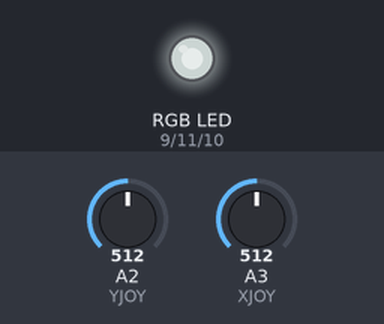
This sketch was run on a simulated Arduino Uno, built with avr-gcc and run on an emulated ATmega328P. Parts: an RGB LED mixed from three pins (HIGH = lit). The test bench sets the inputs (shaded band); at power-on: A2 (YJOY) = 512, A3 (XJOY) = 512. Dim RGB values are drawn brighter than linear.

Above: at 1.2 s.
1.3 s: A2 (YJOY) set to 716
At 1.6 s:
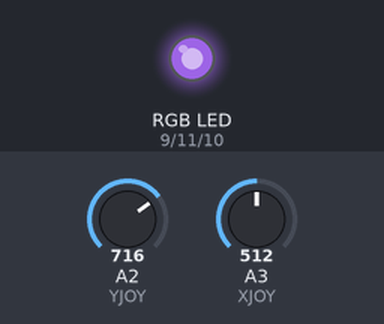
2.8 s: A3 (XJOY) set to 716
At 3.3 s:
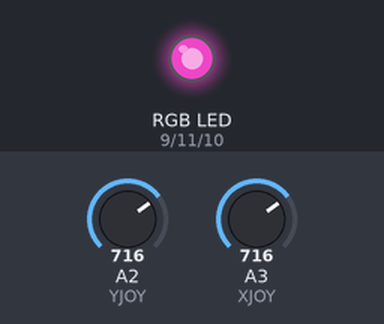
4.3 s: A2 (YJOY) set to 900
At 5.1 s:
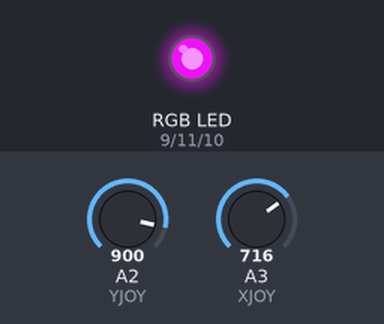
5.8 s: A3 (XJOY) set to 900
At 6.8 s:
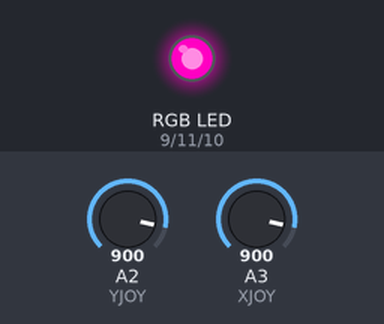
7.3 s: A3 (XJOY) set to 1023
At 8.5 s:
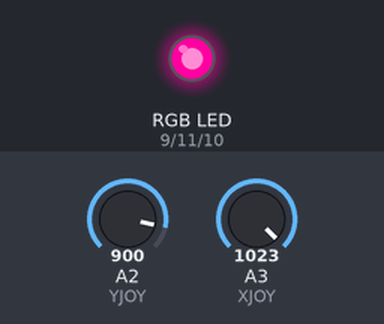
8.8 s: A2 (YJOY) set to 511
At 10.3 s:
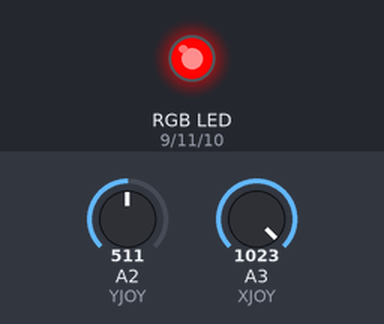
Timing chart, 0 to 11.3 s (numbered marks = the images above; inputs shaded):
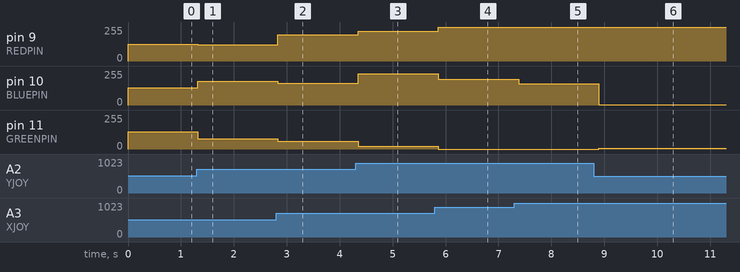

The sketch:

colorJoy.ino
```cpp
#include <color.h>

// Joystick connected to A2 and A3
// The angle represents the hue (0-360), with red being 0 degrees, green 120 and blue 240.
// Saturation is distance from the center, with 0 (the center) being white and 1 (on the circumference) being fully saturated
// Lightness is fixed

#define REDPIN 9
#define GREENPIN 11
#define BLUEPIN 10
#define BUTTON 12
#define XJOY 3
#define YJOY 2
int diameter = 1024; // hypotenuse of 1024x1024
int centerY = 515; // Calibrate to joystick
int centerX = 525; // Calibrate
int radius = diameter - centerY;
int leds[] = {REDPIN, GREENPIN, BLUEPIN};
float lightness = 0.5;
Color cur_color = Color(1, 1, 1);
const unsigned int BAUD_RATE = 9600;

#define FADESPEED 5 // make this higher to slow down
void setup() {
  pinMode(REDPIN, OUTPUT);
  pinMode(GREENPIN, OUTPUT);
  pinMode(BLUEPIN, OUTPUT);
  pinMode(YJOY, INPUT);
  pinMode(XJOY, INPUT);
  pinMode(BUTTON, INPUT);
  Serial.begin(BAUD_RATE);
}
void loop() {
  int y, x, r, g, b;
  y = analogRead(YJOY);
  x = analogRead(XJOY);

  float dx = abs(x - centerX);
  float dy = abs(y - centerY);
  float angle = atan(dy / dx) / PI * 180;
  float dist = pow((pow(dx, 2) + (pow(dy, 2))), 0.5);
  float saturation = dist / radius;
  if ( saturation > 1 ) saturation = 1;
  if ( saturation < 0 ) saturation = 0;
  if ( dist < 2.4 ) saturation = 0; // center
  if (x < centerX) angle = 180 - angle;
  if (y > centerY) angle = 360 - angle;
  float hue = angle / 360;

  /*
  Serial.print("x(");
  Serial.print(x);
  Serial.print("), y(");
  Serial.print(y);
  Serial.print(");");

  if (digitalRead(BUTTON) == LOW) {
    Serial.print(" Button Up");
  } else {
    Serial.print(" Button Down");
  }
  Serial.print(" Angle: ");
  Serial.print(angle);
  Serial.print(", distance: ");
  Serial.print(dist);
  Serial.print(", Saturation: ");
  Serial.print(saturation);
  Serial.print(", Hue: ");
  Serial.print(hue);
  */

  cur_color.convert_hcl_to_rgb(hue, saturation, lightness);
  display_color(cur_color);
}

void display_color(Color c){
  /*
  Serial.print(" Colors: Red=");
  Serial.print(c.red);
  Serial.print(", Blue=");
  Serial.print(c.blue);
  Serial.print(", Green=");
  Serial.print(c.green);
  Serial.println(";");
  */
  analogWrite(leds[0], c.red);
  analogWrite(leds[1], c.green);
  analogWrite(leds[2], c.blue);
  delay(100);

}
```

Measured:
- after the input at 1.3 s, pin 9 (REDPIN): 124/255 → 121/255 at once; pin 10 (BLUEPIN): 129/255 → 177/255 at once; pin 11 (GREENPIN): 130/255 → 77/255 at once
- after the input at 2.8 s, pin 9 (REDPIN): 121/255 → 196/255 at once; pin 10 (BLUEPIN): 177/255 → 165/255 at once; pin 11 (GREENPIN): 77/255 → 58/255 at once
- after the input at 4.3 s, pin 9 (REDPIN): 196/255 → 222/255 after 0.05 s; pin 10 (BLUEPIN): 165/255 → 235/255 after 0.05 s; pin 11 (GREENPIN): 58/255 → 19/255 after 0.05 s
- after the input at 5.8 s, pin 9 (REDPIN): 222/255 → 255/255 after 0.06 s; pin 10 (BLUEPIN): 235/255 → 194/255 after 0.06 s; pin 11 (GREENPIN): 19/255 → 0/255 after 0.06 s
- after the input at 7.3 s, pin 10 (BLUEPIN): 194/255 → 160/255 after 0.08 s
- after the input at 8.8 s, pin 9 (REDPIN): 255/255 → 252/255 after 0.10 s; pin 10 (BLUEPIN): 160/255 → 2/255 after 0.10 s; pin 11 (GREENPIN): 0/255 → 4/255 after 0.10 s
